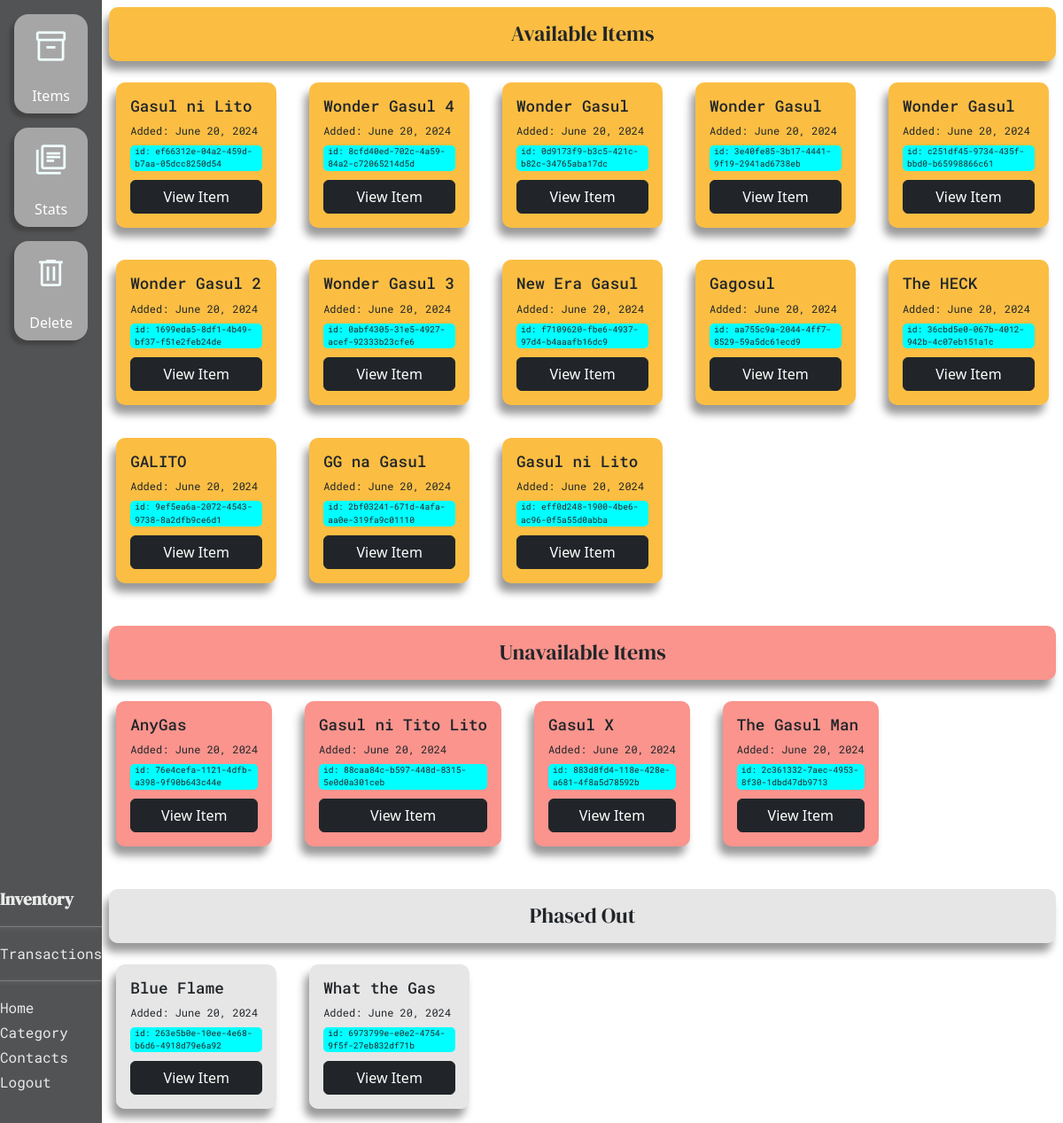
The page /inventory/dashboard on the database its author committed.
### home/models.py (models this page shows, shortened)
class Stock(models.Model):
    id = models.UUIDField(primary_key=True, default=uuid.uuid4, editable=False)
    stock_name = models.CharField(max_length=255, default=random_string(["Gasul X","Wonder Gasul","Awesome Gasul","Gasul na Cool","Oh my Gas","Gas Gas Gas!"]))
    product = models.ForeignKey(Product, related_name="stocks", on_delete=models.SET_NULL, null=True)
    location = models.CharField(max_length=255)
    supplier = models.ForeignKey(Supplier, on_delete=models.SET_NULL, null=True)
    date_received = models.DateField(default=timezone.now, editable=True,help_text="YYYY-MM-DD")
    date_last_ordered = models.DateField(null=True, blank=True, help_text="YYYY-MM-DD")
    status = models.CharField(max_length=50, choices=[('available', 'Available'), ('not_available','Not Available'), ('phased_out', 'Phased Out')])
    expiry_date = models.DateField(null=True, blank=True, help_text="YYYY-MM-DD (Expiry defaults with product category expiry)")

### inventory/views.py (the view)
# urls.py: path('inventory/dashboard', ivw.inventory_dashboard, name='inventory-dashboard'),
def inventory_dashboard(request):
    var = {}
    var['inventory'] = Stock.objects.all()
    var['inventory_count'] = Stock.objects.count()
    itemCount_categorized = {}
    formID = request.GET.get('success', 'default')
    for cats in Category.objects.all():
        itemCount_categorized[cats.category] = 0
    for x in var['inventory']:
        str_x = str(x.product.category)
        itemCount_categorized[str_x] += 1
    var['item_count'] = dict(sorted(itemCount_categorized.items(), key=lambda item: item[1], reverse=True))
    return render(request, 'blocks/dashboard_components.html',var)

### home/models.py (called while the page is built)
    def __str__(self):
        return self.category

    def __str__(self):
        return self.product_name

    def __str__(self):
        return self.name

### inventory/templates/blocks/dashboard_components.html (shortened to what this page needs)
{% extends "inventory/inventory_dashboard_home.html"%}
{% block db_body %}
    <div class="dashboard_body">
        <div class="dashboard_sidebar">
            <ul>
                <li data-tab-target="tabs-stats">
                    <div id="sb-stats" class="icon_container">
                    <p><span class="material-symbols-outlined">inventory_2</span></p>
                    <label>Items</label>
                    </div>
                 </li>
                <li data-tab-target="tabs-item">
                    <div id="sb-items" class="icon_container">
                        <p><span class="material-symbols-outlined">
                            </span></p>
                        <label>Stats</label>
                    </div>
                </li>
                <li data-tab-target="tabs-item">
                    <a href="{% url 'remove-stock-items' %}" style="text-decoration: none; color: black;">
                        <div class="icon_container">
                            <p><span class="material-symbols-outlined">delete</span></p>
                            <label>Delete</label>
                        </div>
                    </a>
                </li>
            </ul>
            <div class="lower_tab_items">
                <p>Inventory</p>
                <hr style="color: white; box-shadow: -2px 1px 5px white;">
                <a href="{% url 'transactions-dashboard' %}">Transactions</a>
                <hr style="color: white; box-shadow: -2px 1px 5px white;">
                <a href="{% url 'mngr-home' %}">Home</a>
                <a href="{% url 'mngr-products' %}">Category</a>
                <a href="#">Contacts</a>
                <a href="#">Logout</a>
            </div>
        </div>
        <div class="dashboard_ui">
            <div id="tabs-stats" data-tab-content class="active">
                <div class="tabs_view_wrapper">
                    {% include "chunks/enumerate_inventory.html" %}
                </div>
            </div>
        </div>
    </div>
{% endblock %}

### inventory/templates/chunks/enumerate_inventory.html (shortened to what this page needs)
{% if inventory_count == 0 %}
    <div class="empty_body">
        <h1>There's nothing here!</h1>
        <lottie-player src="https://lottie.host/03724ec4-5a16-49a8-9ed0-49f806bf4f1f/dhPoiWl7UD.json" background="transparent" speed="1" style="width: 600px; height: 600px" direction="1" mode="normal" loop autoplay></lottie-player>
        <p>No inventory information was found. Try to add new items in the inventory.<br>
        Click the button below to add new inventory entries.</p>
        <a href="{% url 'mngr-forms' %}?formID=stocks">
            <div class="button_plus">
                <span class="material-symbols-outlined">
                    add_box
                </span>
                <p>Add Entry</p>
            </div>
        </a>
    </div>
{% elif inventory_count != 0 %}
    <div class="item_wrapper">
        <div class="header_wrapper stock_available">
            <h1>Available Items</h1>
        </div>
        <div class="grid_wrap">
        {% for item in inventory %}
            {% if item.status == 'available' %}
                <div class="inventory_container stock_available">
                    <h1>{{ item.stock_name }}</h1>
                    <p class="below">Added: {{ item.date_received }}</p>
                    <span class="below">id: {{ item.id }}</span>
                    <button type="button" class="btn btn-dark large-screen-button" data-bs-toggle="modal" data-bs-target="#{{ item.id }}">
                        View Item
                    </button>
                </div>
            {% endif %}
        {% endfor %}
        </div>
    </div>
    <br>
    <div class="item_wrapper">
        <div class="header_wrapper stock_not_available">
            <h1>Unavailable Items</h1>
        </div>
        <div class="grid_wrap">
        {% for item in inventory %}
            {% if item.status == 'not_available' %}
                <div class="inventory_container stock_not_available">
                    <h1>{{ item.stock_name }}</h1>
                    <p class="below">Added: {{ item.date_received }}</p>
                    <span class="below">id: {{ item.id }}</span>
                    <button type="button" class="btn btn-dark large-screen-button" data-bs-toggle="modal" data-bs-target="#{{ item.id }}">
                        View Item
                    </button>
                </div>
            {% endif %}
        {% endfor %}
        </div>
    </div>
    <br>
    <div class="item_wrapper">
        <div class="header_wrapper stock_phased_out">
            <h1>Phased Out</h1>
        </div>
        <div class="grid_wrap">
        {% for item in inventory %}
            {% if item.status == 'phased_out' %}
                <div class="inventory_container stock_phased_out">
                    <h1>{{ item.stock_name }}</h1>
                    <p class="below date">Added: {{ item.date_received }}</p>
                    <span class="below">id: {{ item.id }}</span>
                    <button type="button" class="btn btn-dark large-screen-button" data-bs-toggle="modal" data-bs-target="#{{ item.id }}">
                        View Item
                    </button>
                </div>
            {% endif %}
        {% endfor %}
        </div>
    </div>
{% endif %}

### home/static/css/navbar.css (style rules this page uses)
:root { --global-font-style-navbar-menu: "Roboto Mono"; --global-font-style-navbar-title: "DM Serif Display"; --global-font-style-navbar-section-title: "Outfit"; }

### home/static/css/home.css (style rules this page uses)
body { background-color: rgb(255, 255, 255); margin: 0; padding: 0; overscroll-behavior: none; }

### inventory/static/css/inventory_dashboard.css (style rules this page uses)
:root { --global-font-style-navbar-menu: "Roboto Mono"; --global-font-style-navbar-title: "DM Serif Display"; --global-font-style-navbar-section-title: "Outfit"; }
body { overflow: hidden; }
[data-tab-content] { display: none; }
.active[data-tab-content] { display: block; }
.dashboard_body { width: 100%; height: auto; position: relative; background-color: rgb(255, 255, 255); display: flex; flex-direction: row; }
.dashboard_sidebar { display: flex; flex-direction: column; justify-content: flex-start; align-items: center; width: 10dvw; height: 100dvh; background-color: #525355; }
.dashboard_sidebar > ul { box-sizing: border-box; width: 100%; }
.lower_tab_items { display: flex; margin-top: auto; margin-bottom: 2rem; flex-direction: column; align-items: left; justify-content: center; padding: 0; }
.lower_tab_items > a { text-decoration: none; font-family: var(--global-font-style-navbar-menu); color: rgb(234, 234, 234); margin: 2px 0; }
.lower_tab_items > p { text-decoration: none; font-size: 1.2rem; font-family: var(--global-font-style-navbar-title); font-weight: 900; color: rgb(234, 234, 234); margin: 0; }
.icon_container { display: flex; align-items: center; justify-content: center; flex-direction: column; width: inherit; background-color: rgb(167, 166, 166); border-radius: 1rem; margin: 1rem; box-shadow: -5px 5px 3.5px rgb(68, 68, 68); transition: all 0.5s ease; }
.icon_container > p { margin: 0; padding: 0; }
.icon_container > p > span { font-size: clamp(2rem, 2.5rem, 4rem); color: azure; margin: 1rem; padding: 0; }
.icon_container > label { font-size: clamp(0.5rem, 1rem, 1.3rem); color: white; margin:0.5rem; text-align: center; }
ul { list-style-type: none; justify-content: center; align-items: center; padding: 0; flex-wrap: 1; }
ul > li { display: block; margin: 10px 0; align-items: center; justify-content: center; }
.dashboard_ui { margin: 0; overflow: auto; }
.dashboard_ui > div { height: 80dvh; }
.inventory_container { display: flex; flex-direction: column; border-radius: 10px; box-shadow: -5px 10px 10px rgba(0, 0, 0, 0.399); padding: 1rem; margin: 1rem; }
.stock_available { background-color: rgb(251, 190, 67); }
.stock_not_available { background-color: rgb(250, 148, 141); }
.stock_phased_out { background-color: rgba(217, 217, 217, 0.661); }
.inventory_container > h1 { font-family: var(--global-font-style-navbar-menu); font-size: calc(0.5rem + .8dvw); white-space: nowrap; }
.inventory_container > p { font-family: var(--global-font-style-navbar-menu); font-size: calc(0.3rem + 0.6dvw); margin: 0; white-space: nowrap; }
.inventory_container > span { font-family: var(--global-font-style-navbar-menu); background-color: aqua; border-radius: 5px; margin: 0.5rem 0 0 0; padding: 0 5px; font-size: 0.6rem; text-overflow: ellipsis; overflow: hidden; display: -webkit-box; -webkit-line-clamp: 2; -webkit-box-orient: vertical; }
.tabs_view_wrapper { display: block; flex-direction: column; justify-content: flex-start; align-items: left; margin: 0; }
.item_wrapper { display: flex; flex-direction: column; align-items: left; margin: 0; }
.header_wrapper { display: block; margin: 0.5rem; border-radius: 10px; box-shadow: -5px 10px 10px rgba(0, 0, 0, 0.399); }
.header_wrapper > h1 { margin: 1rem; font-family: var(--global-font-style-navbar-title); text-align: center; font-size: 1.5rem; }
span.below { margin-bottom: 10px; white-space:2; }
.grid_wrap { display: grid; grid-template-columns: repeat(5, 1fr); grid-template-rows: auto; gap: 0.3rem; }
button { font-size: 0.5rem; }
.large-screen-button { display: inline-block; }

### rows shown on the page
Stock: stock_name "Gasul ni Lito", date_received "June 20, 2024", id "ef66312e-04a2-459d-b7aa-05dcc8250d54"
Stock: stock_name "Wonder Gasul 4", date_received "June 20, 2024", id "8cfd40ed-702c-4a59-84a2-c72065214d5d"
Stock: stock_name "Wonder Gasul", date_received "June 20, 2024", id "0d9173f9-b3c5-421c-b82c-34765aba17dc"
Stock: stock_name "Wonder Gasul", date_received "June 20, 2024", id "3e40fe85-3b17-4441-9f19-2941ad6738eb"
Stock: stock_name "Wonder Gasul", date_received "June 20, 2024", id "c251df45-9734-435f-bbd0-b65998866c61"
Stock: stock_name "Wonder Gasul 2", date_received "June 20, 2024", id "1699eda5-8df1-4b49-bf37-f51e2feb24de"
Stock: stock_name "Wonder Gasul 3", date_received "June 20, 2024", id "0abf4305-31e5-4927-acef-92333b23cfe6"
Stock: stock_name "New Era Gasul", date_received "June 20, 2024", id "f7109620-fbe6-4937-97d4-b4aaafb16dc9"
Stock: stock_name "Gagosul", date_received "June 20, 2024", id "aa755c9a-2044-4ff7-8529-59a5dc61ecd9"
Stock: stock_name "The HECK", date_received "June 20, 2024", id "36cbd5e0-067b-4012-942b-4c07eb151a1c"
Stock: stock_name "GALITO", date_received "June 20, 2024", id "9ef5ea6a-2072-4543-9738-8a2dfb9ce6d1"
Stock: stock_name "GG na Gasul", date_received "June 20, 2024", id "2bf03241-671d-4afa-aa0e-319fa9c01110"
Stock: stock_name "Gasul ni Lito", date_received "June 20, 2024", id "eff0d248-1900-4be6-ac96-0f5a55d0abba"
Stock: stock_name "AnyGas", date_received "June 20, 2024", id "76e4cefa-1121-4dfb-a398-9f90b643c44e"
Stock: stock_name "Gasul ni Tito Lito", date_received "June 20, 2024", id "88caa84c-b597-448d-8315-5e0d0a301ceb"
Stock: stock_name "Gasul X", date_received "June 20, 2024", id "883d8fd4-118e-428e-a681-4f8a5d78592b"
Stock: stock_name "The Gasul Man", date_received "June 20, 2024", id "2c361332-7aec-4953-8f30-1dbd47db9713"
Stock: stock_name "Blue Flame", date_received "June 20, 2024", id "263e5b0e-10ee-4e68-b6d6-4918d79e6a92"
Stock: stock_name "What the Gas", date_received "June 20, 2024", id "6973799e-e0e2-4754-9f5f-27eb832df71b"
